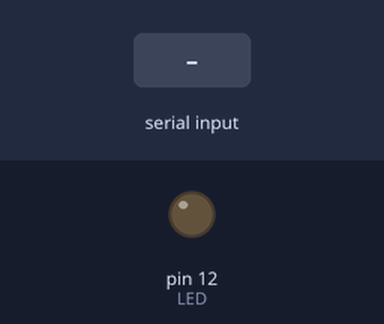
This sketch was run on a simulated Arduino Uno, built with avr-gcc and run on an emulated ATmega328P. Shown: output pins drawn as LEDs (lit = HIGH). The test bench sets the inputs (shaded band).

Above: at 1.2 s.
1.3 s: "1" received over Serial
At 2.0 s:
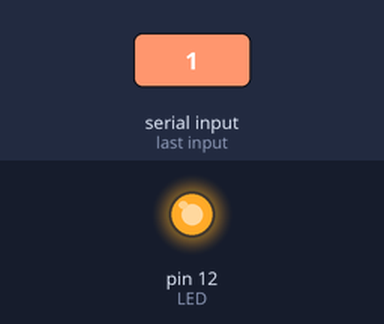
Timing chart, 0 to 4.3 s (numbered marks = the images above; inputs shaded):
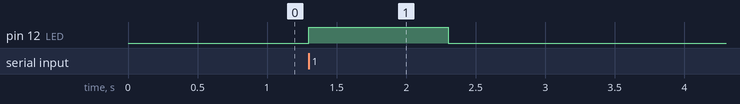

The sketch:

6_led_it.ino
```cpp
int LED = 12;

void setup() {
  Serial.begin(9600);
  pinMode(LED, OUTPUT);
}

void loop() {
  if(Serial.available()>0){
    char cmd = Serial.read();

    if(cmd=='1'){
      digitalWrite(LED, HIGH);
      delay(1000);
      digitalWrite(LED, LOW);
    }
  }
}
```

Measured:
- after the input at 1.3 s, pin 12 (LED): LOW → HIGH at once, → LOW 1.0 s later
